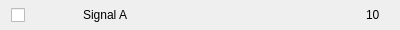
<?xml version="1.0" encoding="UTF-8"?>
<ui version="4.0">
 <class>C_SyvDaItChartDataItemWidget</class>
 <widget class="QWidget" name="C_SyvDaItChartDataItemWidget">
  <property name="geometry">
   <rect>
    <x>0</x>
    <y>0</y>
    <width>400</width>
    <height>30</height>
   </rect>
  </property>
  <property name="minimumSize">
   <size>
    <width>150</width>
    <height>30</height>
   </size>
  </property>
  <property name="maximumSize">
   <size>
    <width>16777215</width>
    <height>30</height>
   </size>
  </property>
  <property name="windowTitle">
   <string>Form</string>
  </property>
  <layout class="QHBoxLayout" name="horizontalLayout" stretch="0,0,0,1,0">
   <property name="topMargin">
    <number>3</number>
   </property>
   <property name="rightMargin">
    <number>20</number>
   </property>
   <property name="bottomMargin">
    <number>3</number>
   </property>
   <item>
    <widget class="stw_opensyde_gui_elements::C_OgeChxDefaultSmall" name="pc_CheckBoxDataSerieActive">
     <property name="minimumSize">
      <size>
       <width>22</width>
       <height>22</height>
      </size>
     </property>
     <property name="maximumSize">
      <size>
       <width>22</width>
       <height>22</height>
      </size>
     </property>
     <property name="text">
      <string/>
     </property>
    </widget>
   </item>
   <item>
    <widget class="stw_opensyde_gui_elements::C_OgeLabColorOnly" name="pc_LabelColor">
     <property name="minimumSize">
      <size>
       <width>16</width>
       <height>15</height>
      </size>
     </property>
     <property name="maximumSize">
      <size>
       <width>16</width>
       <height>15</height>
      </size>
     </property>
     <property name="text">
      <string/>
     </property>
    </widget>
   </item>
   <item>
    <widget class="QLabel" name="pc_LabelIcon">
     <property name="minimumSize">
      <size>
       <width>16</width>
       <height>15</height>
      </size>
     </property>
     <property name="maximumSize">
      <size>
       <width>16</width>
       <height>15</height>
      </size>
     </property>
     <property name="text">
      <string/>
     </property>
    </widget>
   </item>
   <item>
    <widget class="stw_opensyde_gui_elements::C_OgeLabDashboardChart" name="pc_LabelDataSerieName">
     <property name="text">
      <string>Signal A</string>
     </property>
    </widget>
   </item>
   <item>
    <widget class="stw_opensyde_gui_elements::C_OgeLabDashboardChart" name="pc_LabelValue">
     <property name="text">
      <string>10</string>
     </property>
    </widget>
   </item>
  </layout>
 </widget>
 <customwidgets>
  <customwidget>
   <class>stw_opensyde_gui_elements::C_OgeLabColorOnly</class>
   <extends>QLabel</extends>
   <header>C_OgeLabColorOnly.h</header>
  </customwidget>
  <customwidget>
   <class>stw_opensyde_gui_elements::C_OgeChxDefaultSmall</class>
   <extends>QCheckBox</extends>
   <header>C_OgeChxDefaultSmall.h</header>
  </customwidget>
  <customwidget>
   <class>stw_opensyde_gui_elements::C_OgeLabDashboardChart</class>
   <extends>QLabel</extends>
   <header>C_OgeLabDashboardChart.h</header>
  </customwidget>
 </customwidgets>
 <resources/>
 <connections/>
</ui>
